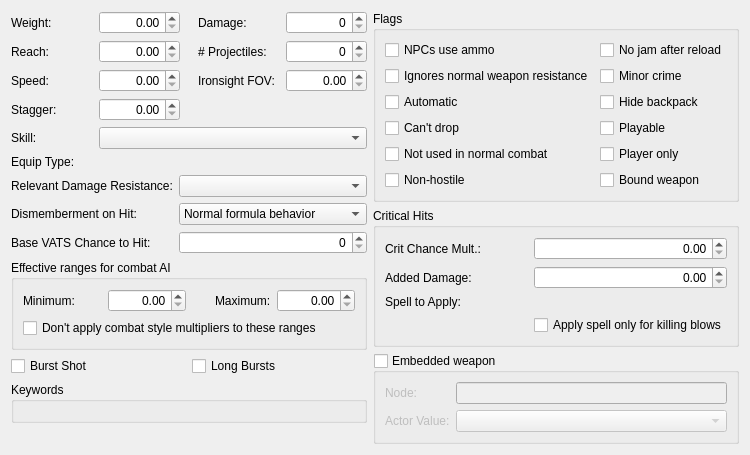
     <widget class="QWidget" name="tabGameData">
      <attribute name="title">
       <string>Game Data</string>
      </attribute>
      <layout class="QGridLayout" name="gridLayout_9" columnstretch="1,1">
       <item row="0" column="0">
        <layout class="QVBoxLayout" name="gameDataColumnLeft">
         <item>
          <layout class="QGridLayout" name="gridLayout_3">
           <item row="2" column="1">
            <widget class="QDoubleSpinBox" name="speed">
             <property name="alignment">
              <set>Qt::AlignRight|Qt::AlignTrailing|Qt::AlignVCenter</set>
             </property>
            </widget>
           </item>
           <item row="0" column="2">
            <spacer name="horizontalSpacer_3">
             <property name="orientation">
              <enum>Qt::Horizontal</enum>
             </property>
             <property name="sizeType">
              <enum>QSizePolicy::Fixed</enum>
             </property>
             <property name="sizeHint" stdset="0">
              <size>
               <width>6</width>
               <height>20</height>
              </size>
             </property>
            </spacer>
           </item>
           <item row="1" column="3">
            <widget class="QLabel" name="label_10">
             <property name="text">
              <string># Projectiles:</string>
             </property>
             <property name="buddy">
              <cstring>projectileCount</cstring>
             </property>
            </widget>
           </item>
           <item row="1" column="4">
            <widget class="QSpinBox" name="projectileCount">
             <property name="whatsThis">
              <string>The number of projectiles spawned per ammo object consumed.</string>
             </property>
             <property name="alignment">
              <set>Qt::AlignRight|Qt::AlignTrailing|Qt::AlignVCenter</set>
             </property>
             <property name="maximum">
              <number>255</number>
             </property>
            </widget>
           </item>
           <item row="0" column="3">
            <widget class="QLabel" name="label_8">
             <property name="text">
              <string>Damage:</string>
             </property>
             <property name="buddy">
              <cstring>damage</cstring>
             </property>
            </widget>
           </item>
           <item row="0" column="1">
            <widget class="QDoubleSpinBox" name="weight">
             <property name="alignment">
              <set>Qt::AlignRight|Qt::AlignTrailing|Qt::AlignVCenter</set>
             </property>
            </widget>
           </item>
           <item row="3" column="1">
            <widget class="QDoubleSpinBox" name="stagger">
             <property name="whatsThis">
              <string>&lt;p&gt;The amount of stagger applied when this weapon hits a target. A value of 1.0 plays the full stagger animation.&lt;/p&gt;
&lt;p&gt;Values above 1.0 won't cause targets to stagger any more intensely. However, stagger can be reduced by a variety of factors, so values above 1.0 can still be useful.&lt;/p&gt;</string>
             </property>
             <property name="alignment">
              <set>Qt::AlignRight|Qt::AlignTrailing|Qt::AlignVCenter</set>
             </property>
            </widget>
           </item>
           <item row="2" column="0">
            <widget class="QLabel" name="label_11">
             <property name="text">
              <string>Speed:</string>
             </property>
             <property name="buddy">
              <cstring>speed</cstring>
             </property>
            </widget>
           </item>
           <item row="1" column="0">
            <widget class="QLabel" name="label_9">
             <property name="text">
              <string>Reach:</string>
             </property>
             <property name="buddy">
              <cstring>reach</cstring>
             </property>
            </widget>
           </item>
           <item row="4" column="1" colspan="4">
            <widget class="QComboBox" name="skill">
             <property name="whatsThis">
              <string>&lt;p&gt;Set the weapon skill associated with this weapon. This skill influences the weapon's damage, and the player will gain experience in this skill when using the weapon.&lt;/p&gt;&lt;!-- TODO: What is the precise operational definition of &quot;using&quot; here? Landing hits? Dealing damage? --&gt;</string>
             </property>
            </widget>
           </item>
           <item row="4" column="0">
            <widget class="QLabel" name="label_50">
             <property name="text">
              <string>Skill:</string>
             </property>
             <property name="buddy">
              <cstring>skill</cstring>
             </property>
            </widget>
           </item>
           <item row="2" column="4">
            <widget class="QDoubleSpinBox" name="ironsightFOV">
             <property name="whatsThis">
              <string>For ranged weapons, this is the camera field of view used for ironsights. This is what allows the player to zoom in when wielding a ranged weapon.</string>
             </property>
             <property name="alignment">
              <set>Qt::AlignRight|Qt::AlignTrailing|Qt::AlignVCenter</set>
             </property>
             <property name="maximum">
              <double>179.900000000000006</double>
             </property>
            </widget>
           </item>
           <item row="2" column="3">
            <widget class="QLabel" name="label_12">
             <property name="text">
              <string>Ironsight FOV:</string>
             </property>
             <property name="buddy">
              <cstring>ironsightFOV</cstring>
             </property>
            </widget>
           </item>
           <item row="0" column="0">
            <widget class="QLabel" name="label_7">
             <property name="text">
              <string>Weight:</string>
             </property>
             <property name="buddy">
              <cstring>weight</cstring>
             </property>
            </widget>
           </item>
           <item row="1" column="1">
            <widget class="QDoubleSpinBox" name="reach">
             <property name="whatsThis">
              <string>&lt;p&gt;Controls how far a melee weapon can reach. Has no effect for ranged weapons.&lt;/p&gt;
&lt;p&gt;A weapon's computed reach is the &lt;var&gt;fCombatDistance&lt;/var&gt; game setting, times the wielding actor's scale, times the weapon form's reach setting.&lt;/p&gt;</string>
             </property>
             <property name="alignment">
              <set>Qt::AlignRight|Qt::AlignTrailing|Qt::AlignVCenter</set>
             </property>
            </widget>
           </item>
           <item row="3" column="0">
            <widget class="QLabel" name="label_14">
             <property name="text">
              <string>Stagger:</string>
             </property>
             <property name="buddy">
              <cstring>stagger</cstring>
             </property>
            </widget>
           </item>
           <item row="5" column="0">
            <widget class="QLabel" name="label_51">
             <property name="text">
              <string>Equip Type:</string>
             </property>
             <property name="buddy">
              <cstring>equipType</cstring>
             </property>
            </widget>
           </item>
           <item row="5" column="1" colspan="4">
            <widget class="DKFormPicker" name="equipType">
             <property name="whatsThis">
              <string>Control which hands are needed to use this weapon.</string>
             </property>
            </widget>
           </item>
           <item row="0" column="4">
            <widget class="QSpinBox" name="damage">
             <property name="alignment">
              <set>Qt::AlignRight|Qt::AlignTrailing|Qt::AlignVCenter</set>
             </property>
             <property name="maximum">
              <number>65535</number>
             </property>
            </widget>
           </item>
          </layout>
         </item>
         <item>
          <layout class="QGridLayout" name="gridLayout_7">
           <item row="1" column="0">
            <widget class="QLabel" name="label_24">
             <property name="text">
              <string>Dismemberment on Hit:</string>
             </property>
             <property name="buddy">
              <cstring>onHitCalc</cstring>
             </property>
            </widget>
           </item>
           <item row="0" column="0">
            <widget class="QLabel" name="label_22">
             <property name="text">
              <string>Relevant Damage Resistance:</string>
             </property>
             <property name="buddy">
              <cstring>resist</cstring>
             </property>
            </widget>
           </item>
           <item row="2" column="0">
            <widget class="QLabel" name="label_23">
             <property name="text">
              <string>Base VATS Chance to Hit:</string>
             </property>
             <property name="buddy">
              <cstring>baseVATSChance</cstring>
             </property>
            </widget>
           </item>
           <item row="0" column="1">
            <widget class="QComboBox" name="resist">
             <property name="whatsThis">
              <string>You can optionally select an Actor Value that acts as an actor's damage resistance, scaling inbound damage dealt by this weapon. Only valid damage resistance Actor Values can be used.</string>
             </property>
            </widget>
           </item>
           <item row="1" column="1">
            <widget class="QComboBox" name="onHitCalc">
             <item>
              <property name="text">
               <string>Normal formula behavior</string>
              </property>
             </item>
             <item>
              <property name="text">
               <string>Dismember only</string>
              </property>
             </item>
             <item>
              <property name="text">
               <string>Explode only</string>
              </property>
             </item>
             <item>
              <property name="text">
               <string>Never dismember or explode</string>
              </property>
             </item>
            </widget>
           </item>
           <item row="2" column="1">
            <widget class="QSpinBox" name="baseVATSChance">
             <property name="whatsThis">
              <string>Unused.</string>
             </property>
             <property name="alignment">
              <set>Qt::AlignRight|Qt::AlignTrailing|Qt::AlignVCenter</set>
             </property>
             <property name="maximum">
              <number>255</number>
             </property>
            </widget>
           </item>
          </layout>
         </item>
         <item>
          <widget class="QGroupBox" name="combatAIRangeGroupbox">
           <property name="title">
            <string>Effective ranges for combat AI</string>
           </property>
           <layout class="QGridLayout" name="gridLayout_6">
            <item row="0" column="0">
             <widget class="QLabel" name="label_20">
              <property name="text">
               <string>Minimum:</string>
              </property>
              <property name="buddy">
               <cstring>combatAIRangeMin</cstring>
              </property>
             </widget>
            </item>
            <item row="0" column="1">
             <widget class="QDoubleSpinBox" name="combatAIRangeMin">
              <property name="whatsThis">
               <string>The weapon's minimum effective range: combat AI don't need to get any closer than this to use the weapon effectively.</string>
              </property>
              <property name="alignment">
               <set>Qt::AlignRight|Qt::AlignTrailing|Qt::AlignVCenter</set>
              </property>
             </widget>
            </item>
            <item row="0" column="2" alignment="Qt::AlignRight">
             <widget class="QLabel" name="label_21">
              <property name="text">
               <string>Maximum:</string>
              </property>
              <property name="buddy">
               <cstring>combatAIRangeMax</cstring>
              </property>
             </widget>
            </item>
            <item row="0" column="3">
             <widget class="QDoubleSpinBox" name="combatAIRangeMax">
              <property name="whatsThis">
               <string>The weapon's maximum effective range: combat AI should try not to be any further from their target than this distance.</string>
              </property>
              <property name="alignment">
               <set>Qt::AlignRight|Qt::AlignTrailing|Qt::AlignVCenter</set>
              </property>
             </widget>
            </item>
            <item row="1" column="0" colspan="4">
             <widget class="QCheckBox" name="flagFixedAIRange">
              <property name="text">
               <string>Don't apply combat style multipliers to these ranges</string>
              </property>
             </widget>
            </item>
           </layout>
          </widget>
         </item>
         <item>
          <layout class="QGridLayout" name="gridLayout_8">
           <item row="0" column="0">
            <widget class="QCheckBox" name="flagBurstShot">
             <property name="text">
              <string>Burst Shot</string>
             </property>
            </widget>
           </item>
           <item row="0" column="1">
            <widget class="QCheckBox" name="flagLongBursts">
             <property name="text">
              <string>Long Bursts</string>
             </property>
            </widget>
           </item>
          </layout>
         </item>
         <item>
          <widget class="QGroupBox" name="groupBox_3">
           <property name="title">
            <string>Keywords</string>
           </property>
           <layout class="QGridLayout" name="gridLayout_10">
            <item row="0" column="0">
             <widget class="DKFormListPane" name="keywords"/>
            </item>
           </layout>
          </widget>
         </item>
         <item>
          <spacer name="verticalSpacer">
           <property name="orientation">
            <enum>Qt::Vertical</enum>
           </property>
           <property name="sizeHint" stdset="0">
            <size>
             <width>20</width>
             <height>0</height>
            </size>
           </property>
          </spacer>
         </item>
        </layout>
       </item>
       <item row="0" column="1">
        <layout class="QVBoxLayout" name="gameDataColumnRight">
         <item>
          <widget class="QGroupBox" name="groupBox">
           <property name="title">
            <string>Flags</string>
           </property>
           <layout class="QGridLayout" name="gridLayout_2">
            <item row="0" column="0">
             <widget class="QCheckBox" name="flagNPCsUseAmmo">
              <property name="whatsThis">
               <string>By default, NPCs don't use up any of the ammo in their inventory. If this box is checked, however, then NPCs will consume ammo while using this weapon.</string>
              </property>
              <property name="text">
               <string>NPCs use ammo</string>
              </property>
             </widget>
            </item>
            <item row="0" column="1">
             <widget class="QCheckBox" name="flagNoJam">
              <property name="whatsThis">
               <string>Unused.</string>
              </property>
              <property name="text">
               <string>No jam after reload</string>
              </property>
             </widget>
            </item>
            <item row="1" column="0">
             <widget class="QCheckBox" name="flagIgnoresNormalResist">
              <property name="whatsThis">
               <string>Unused?</string>
              </property>
              <property name="text">
               <string>Ignores normal weapon resistance</string>
              </property>
             </widget>
            </item>
            <item row="1" column="1">
             <widget class="QCheckBox" name="flagMinorCrime">
              <property name="whatsThis">
               <string>Ordinarily, attacking an NPC is an assault — a major crime. If this box is checked, however, then attacking an NPC with this weapon will only be a minor crime.</string>
              </property>
              <property name="text">
               <string>Minor crime</string>
              </property>
             </widget>
            </item>
            <item row="2" column="0">
             <widget class="QCheckBox" name="flagAutomatic">
              <property name="whatsThis">
               <string>Unused?</string>
              </property>
              <property name="text">
               <string>Automatic</string>
              </property>
             </widget>
            </item>
            <item row="2" column="1">
             <widget class="QCheckBox" name="flagHideBackpack">
              <property name="whatsThis">
               <string>If checked, the weapon will be invisible while sheathed, and only visible when it is drawn and held in one or both hands.</string>
              </property>
              <property name="text">
               <string>Hide backpack</string>
              </property>
             </widget>
            </item>
            <item row="3" column="0">
             <widget class="QCheckBox" name="flagCantDrop">
              <property name="whatsThis">
               <string>If this is checked, then an actor using this weapon cannot be disarmed, and the weapon isn't dropped when the actor dies. This option is intended for weapons that are mounted onto the actor or its armor.</string>
              </property>
              <property name="text">
               <string>Can't drop</string>
              </property>
             </widget>
            </item>
            <item row="3" column="1">
             <widget class="QCheckBox" name="flagPlayable">
              <property name="whatsThis">
               <string>If checked, the player can see this weapon in other actors' inventories, and can equip and use it. If unchecked, the player cannot see the weapon listed in inventory menus, and cannot equip it.</string>
              </property>
              <property name="text">
               <string>Playable</string>
              </property>
             </widget>
            </item>
            <item row="4" column="0">
             <widget class="QCheckBox" name="flagNotUsedInNormalCombat">
              <property name="whatsThis">
               <string>If checked, NPCs will never use this weapon unless a Use Weapon AI package directs them to.</string>
              </property>
              <property name="text">
               <string>Not used in normal combat</string>
              </property>
             </widget>
            </item>
            <item row="4" column="1">
             <widget class="QCheckBox" name="flagPlayerOnly">
              <property name="whatsThis">
               <string>If checked, NPCs will not use this weapon, and they won't pick it up if they see it lying around.</string>
              </property>
              <property name="text">
               <string>Player only</string>
              </property>
             </widget>
            </item>
            <item row="5" column="0">
             <widget class="QCheckBox" name="flagNonHostile">
              <property name="whatsThis">
               <string>If checked, an actor that is hit by this weapon will not consider that to be an aggressive act, and the weapon will not force combat.</string>
              </property>
              <property name="text">
               <string>Non-hostile</string>
              </property>
             </widget>
            </item>
            <item row="5" column="1">
             <widget class="QCheckBox" name="flagBound">
              <property name="whatsThis">
               <string>Controls whether this weapon can be used for a &quot;Bound Weapon&quot; Magic Effect.</string>
              </property>
              <property name="text">
               <string>Bound weapon</string>
              </property>
             </widget>
            </item>
           </layout>
          </widget>
         </item>
         <item>
          <widget class="QGroupBox" name="groupBox_2">
           <property name="title">
            <string>Critical Hits</string>
           </property>
           <layout class="QGridLayout" name="gridLayout_4">
            <item row="1" column="1">
             <widget class="QDoubleSpinBox" name="critDamage">
              <property name="whatsThis">
               <string>The amount of extra damage inflicted by critical hits with this weapon. This is a flat value added to the weapon's computed damage, and it's added after armor-related calculations, so it bypasses the target's armor.</string>
              </property>
              <property name="alignment">
               <set>Qt::AlignRight|Qt::AlignTrailing|Qt::AlignVCenter</set>
              </property>
             </widget>
            </item>
            <item row="2" column="0">
             <widget class="QLabel" name="label_19">
              <property name="text">
               <string>Spell to Apply:</string>
              </property>
              <property name="buddy">
               <cstring>critEffect</cstring>
              </property>
             </widget>
            </item>
            <item row="0" column="0">
             <widget class="QLabel" name="label_17">
              <property name="text">
               <string>Crit Chance Mult.:</string>
              </property>
              <property name="buddy">
               <cstring>critChanceMult</cstring>
              </property>
             </widget>
            </item>
            <item row="0" column="1">
             <widget class="QDoubleSpinBox" name="critChanceMult">
              <property name="whatsThis">
               <string>A multiplier which will be applied to the CritChance actor value for this weapon's wielder.</string>
              </property>
              <property name="alignment">
               <set>Qt::AlignRight|Qt::AlignTrailing|Qt::AlignVCenter</set>
              </property>
             </widget>
            </item>
            <item row="2" column="1">
             <widget class="DKFormPicker" name="critEffect">
              <property name="whatsThis">
               <string>A spell to apply to targets when this weapon is used to land a critical hit on them. The spell must have only self-targeted effects.</string>
              </property>
             </widget>
            </item>
            <item row="1" column="0">
             <widget class="QLabel" name="label_18">
              <property name="text">
               <string>Added Damage:</string>
              </property>
              <property name="buddy">
               <cstring>critDamage</cstring>
              </property>
             </widget>
            </item>
            <item row="3" column="1">
             <widget class="QCheckBox" name="flagCritEffectOnlyOnDeath">
              <property name="text">
               <string>Apply spell only for killing blows</string>
              </property>
             </widget>
            </item>
           </layout>
          </widget>
         </item>
         <item>
          <widget class="QGroupBox" name="embedded">
           <property name="whatsThis">
            <string>&lt;p&gt;This functionality isn't used in Skyrim.&lt;/p&gt;
&lt;p&gt;For Fallout 3 and Fallout: New Vegas, this data is used for weapons that are built-in parts of a creature. It allows the weapon to be attached to a specific node in the wielder's animation skeleton, and it allows the weapon to be targeted in VATS, using a given actor value on the wielder.&lt;/p&gt;</string>
           </property>
           <property name="title">
            <string>Embedded weapon</string>
           </property>
           <property name="checkable">
            <bool>true</bool>
           </property>
           <property name="checked">
            <bool>false</bool>
           </property>
           <layout class="QGridLayout" name="gridLayout_5">
            <item row="0" column="0">
             <widget class="QLabel" name="label_15">
              <property name="text">
               <string>Node:</string>
              </property>
              <property name="buddy">
               <cstring>embeddedToNode</cstring>
              </property>
             </widget>
            </item>
            <item row="0" column="1">
             <widget class="QLineEdit" name="embeddedToNode"/>
            </item>
            <item row="1" column="0">
             <widget class="QLabel" name="label_16">
              <property name="text">
               <string>Actor Value:</string>
              </property>
              <property name="buddy">
               <cstring>embeddedAV</cstring>
              </property>
             </widget>
            </item>
            <item row="1" column="1">
             <widget class="QComboBox" name="embeddedAV"/>
            </item>
           </layout>
          </widget>
         </item>
         <item>
          <spacer name="verticalSpacer_2">
           <property name="orientation">
            <enum>Qt::Vertical</enum>
           </property>
           <property name="sizeHint" stdset="0">
            <size>
             <width>20</width>
             <height>0</height>
            </size>
           </property>
          </spacer>
         </item>
        </layout>
       </item>
      </layout>
     </widget>
